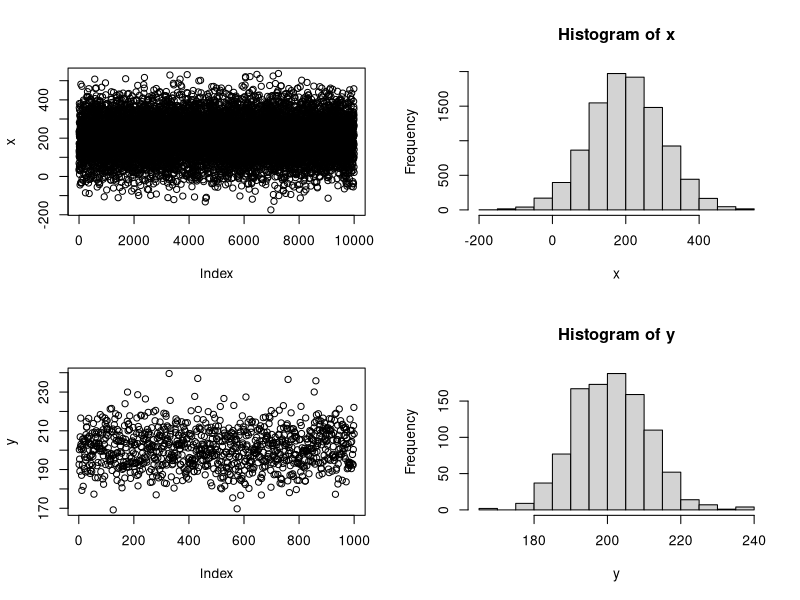

This figure's R source:
par(mfrow=c(2,2))
x = rnorm(10000,200,100)
plot(x)
hist(x)
mean_x = mean(x)
var_x = sum((x-mean_x)^2)/(length(x)-1)
sd_x = sqrt(var_x)

y=matrix(0,1000,1)
for (i in (1:1000)){
  y[i]=mean(sample(x,100,replace=TRUE))
}
plot(y)
hist(y)
sample_mean_y = mean(y)
sample_var_y = sum((y-sample_mean_y)^2)/(length(y)-1)
sample_sd_y=sqrt(sample_var_y)

mean_x 
sample_mean_y
var_x
sample_var_y